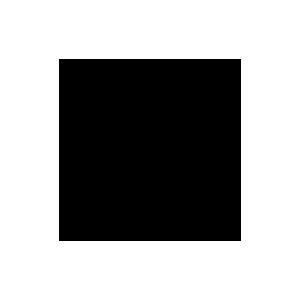
#> input picture image1.jpg, 300 x 300 px
$ python 'mk_operasi AND.py'
#> lines starting #> are read from the running program, lines starting #| are printed output that depends on the picture
import cv2
import numpy as np

img1 = cv2.imread('image1.jpg')
#> img1 is the input picture: shape (300, 300, 3); min 0, max 255, mean 161.1
img2 = cv2.imread('image2.jpg')
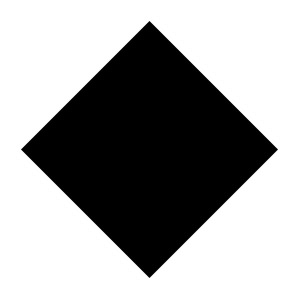
#> input picture image2.jpg, 300 x 300 px
#> img2 is the input picture: shape (300, 300, 3); min 0, max 255, mean 161.4

bitAnd = cv2.bitwise_and(img1,img2)
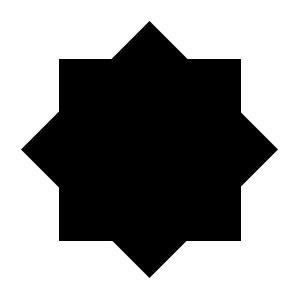
#> bitAnd: shape (300, 300, 3); min 0, max 255, mean 145.2
cv2.imshow("Image 1", img1)
cv2.imshow("Image 2", img1)
cv2.imshow("Bitwise AND", bitAnd)

cv2.waitKey(0)
